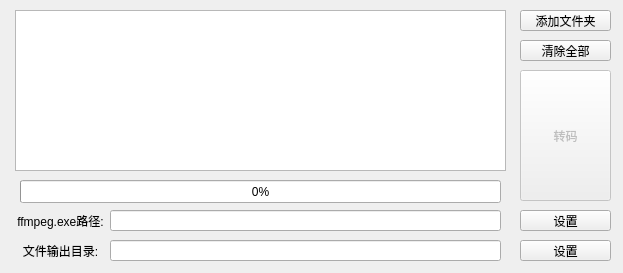
<?xml version="1.0" encoding="UTF-8"?>
<ui version="4.0">
 <class>MainWindow</class>
 <widget class="QMainWindow" name="MainWindow">
  <property name="enabled">
   <bool>true</bool>
  </property>
  <property name="geometry">
   <rect>
    <x>0</x>
    <y>0</y>
    <width>623</width>
    <height>273</height>
   </rect>
  </property>
  <property name="windowTitle">
   <string>KuxToMP4 by:Ban</string>
  </property>
  <widget class="QWidget" name="centralWidget">
   <property name="enabled">
    <bool>true</bool>
   </property>
   <property name="statusTip">
    <string/>
   </property>
   <widget class="QPushButton" name="addFilesButton">
    <property name="geometry">
     <rect>
      <x>520</x>
      <y>10</y>
      <width>91</width>
      <height>21</height>
     </rect>
    </property>
    <property name="text">
     <string>添加文件夹</string>
    </property>
   </widget>
   <widget class="QPushButton" name="execButton">
    <property name="enabled">
     <bool>false</bool>
    </property>
    <property name="geometry">
     <rect>
      <x>520</x>
      <y>70</y>
      <width>91</width>
      <height>131</height>
     </rect>
    </property>
    <property name="text">
     <string>转码</string>
    </property>
   </widget>
   <widget class="QLineEdit" name="ffmpegText">
    <property name="geometry">
     <rect>
      <x>110</x>
      <y>210</y>
      <width>391</width>
      <height>21</height>
     </rect>
    </property>
    <property name="text">
     <string/>
    </property>
   </widget>
   <widget class="QPushButton" name="setFFmpegPath">
    <property name="geometry">
     <rect>
      <x>520</x>
      <y>210</y>
      <width>91</width>
      <height>21</height>
     </rect>
    </property>
    <property name="text">
     <string>设置</string>
    </property>
   </widget>
   <widget class="QLabel" name="label">
    <property name="geometry">
     <rect>
      <x>10</x>
      <y>210</y>
      <width>101</width>
      <height>21</height>
     </rect>
    </property>
    <property name="text">
     <string>ffmpeg.exe路径:</string>
    </property>
    <property name="alignment">
     <set>Qt::AlignCenter</set>
    </property>
    <property name="wordWrap">
     <bool>false</bool>
    </property>
   </widget>
   <widget class="QPushButton" name="setOutputPath">
    <property name="geometry">
     <rect>
      <x>520</x>
      <y>240</y>
      <width>91</width>
      <height>21</height>
     </rect>
    </property>
    <property name="text">
     <string>设置</string>
    </property>
   </widget>
   <widget class="QLabel" name="label_2">
    <property name="geometry">
     <rect>
      <x>10</x>
      <y>240</y>
      <width>101</width>
      <height>21</height>
     </rect>
    </property>
    <property name="text">
     <string>文件输出目录:</string>
    </property>
    <property name="alignment">
     <set>Qt::AlignCenter</set>
    </property>
    <property name="wordWrap">
     <bool>false</bool>
    </property>
   </widget>
   <widget class="QLineEdit" name="outputText">
    <property name="geometry">
     <rect>
      <x>110</x>
      <y>240</y>
      <width>391</width>
      <height>21</height>
     </rect>
    </property>
   </widget>
   <widget class="QPushButton" name="clearAllButton">
    <property name="geometry">
     <rect>
      <x>520</x>
      <y>40</y>
      <width>91</width>
      <height>21</height>
     </rect>
    </property>
    <property name="text">
     <string>清除全部</string>
    </property>
   </widget>
   <widget class="QListWidget" name="listWidget">
    <property name="geometry">
     <rect>
      <x>15</x>
      <y>10</y>
      <width>491</width>
      <height>161</height>
     </rect>
    </property>
   </widget>
   <widget class="QProgressBar" name="progressBar">
    <property name="geometry">
     <rect>
      <x>20</x>
      <y>180</y>
      <width>481</width>
      <height>23</height>
     </rect>
    </property>
    <property name="value">
     <number>0</number>
    </property>
   </widget>
  </widget>
 </widget>
 <resources/>
 <connections/>
</ui>
